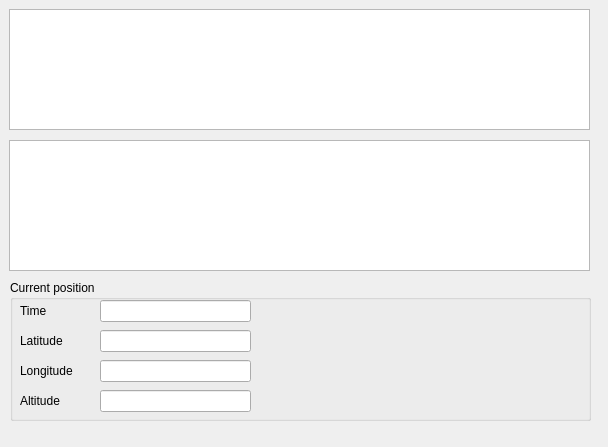
<?xml version="1.0" encoding="UTF-8"?>
<ui version="4.0">
 <class>CGPSlog</class>
 <widget class="QWidget" name="CGPSlog">
  <property name="geometry">
   <rect>
    <x>0</x>
    <y>0</y>
    <width>608</width>
    <height>447</height>
   </rect>
  </property>
  <property name="windowTitle">
   <string>Form</string>
  </property>
  <widget class="QTextEdit" name="textEdit">
   <property name="geometry">
    <rect>
     <x>9</x>
     <y>9</y>
     <width>581</width>
     <height>121</height>
    </rect>
   </property>
  </widget>
  <widget class="QTextEdit" name="textEdit_2">
   <property name="geometry">
    <rect>
     <x>9</x>
     <y>140</y>
     <width>581</width>
     <height>131</height>
    </rect>
   </property>
  </widget>
  <widget class="QGroupBox" name="groupBox">
   <property name="geometry">
    <rect>
     <x>10</x>
     <y>280</y>
     <width>581</width>
     <height>141</height>
    </rect>
   </property>
   <property name="title">
    <string>Current position</string>
   </property>
   <widget class="QLabel" name="label_lat_2">
    <property name="geometry">
     <rect>
      <x>10</x>
      <y>20</y>
      <width>48</width>
      <height>22</height>
     </rect>
    </property>
    <property name="text">
     <string>Time</string>
    </property>
   </widget>
   <widget class="QLabel" name="label_lat_3">
    <property name="geometry">
     <rect>
      <x>10</x>
      <y>50</y>
      <width>61</width>
      <height>22</height>
     </rect>
    </property>
    <property name="text">
     <string>Latitude</string>
    </property>
   </widget>
   <widget class="QLabel" name="label_lat_4">
    <property name="geometry">
     <rect>
      <x>10</x>
      <y>80</y>
      <width>71</width>
      <height>22</height>
     </rect>
    </property>
    <property name="text">
     <string>Longitude</string>
    </property>
   </widget>
   <widget class="QLabel" name="label_lat_5">
    <property name="geometry">
     <rect>
      <x>10</x>
      <y>110</y>
      <width>61</width>
      <height>22</height>
     </rect>
    </property>
    <property name="text">
     <string>Altitude</string>
    </property>
   </widget>
   <widget class="QLineEdit" name="m_time">
    <property name="geometry">
     <rect>
      <x>90</x>
      <y>20</y>
      <width>151</width>
      <height>22</height>
     </rect>
    </property>
   </widget>
   <widget class="QLineEdit" name="m_lat">
    <property name="geometry">
     <rect>
      <x>90</x>
      <y>50</y>
      <width>151</width>
      <height>22</height>
     </rect>
    </property>
   </widget>
   <widget class="QLineEdit" name="m_lon">
    <property name="geometry">
     <rect>
      <x>90</x>
      <y>80</y>
      <width>151</width>
      <height>22</height>
     </rect>
    </property>
   </widget>
   <widget class="QLineEdit" name="m_alt">
    <property name="geometry">
     <rect>
      <x>90</x>
      <y>110</y>
      <width>151</width>
      <height>22</height>
     </rect>
    </property>
   </widget>
  </widget>
 </widget>
 <resources/>
 <connections/>
</ui>
